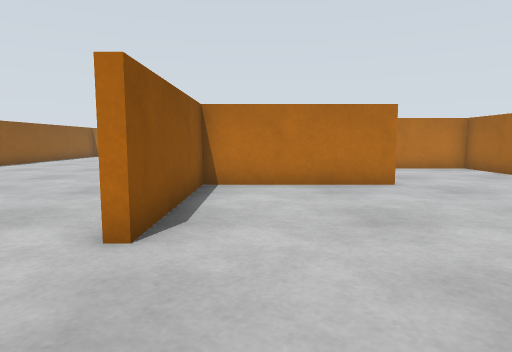
View 1 (above)

23 first-person views from a walk through a robot-simulator world made for Gazebo. The camera is 0.11 m above the floor, tilts 6° down and sees 75° across. The floor is counted in squares, 0.1 m on a side. Each view is taken from the middle of a square. On the plan, view 1 faces up. The plan holds only what a view shows up to about 13 squares ahead; the rest is blank. The place goes on beyond the plan.

View 2
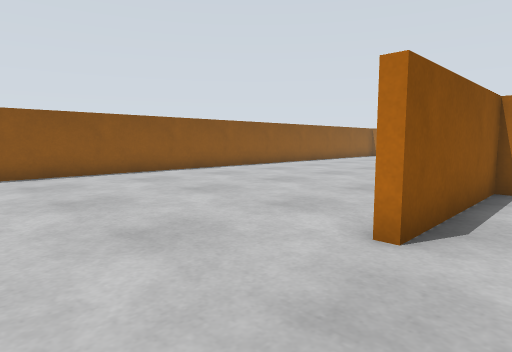

View 3
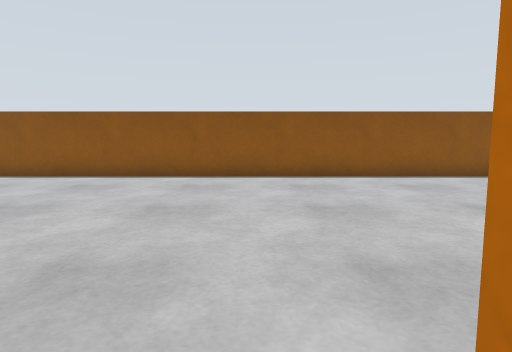

View 4
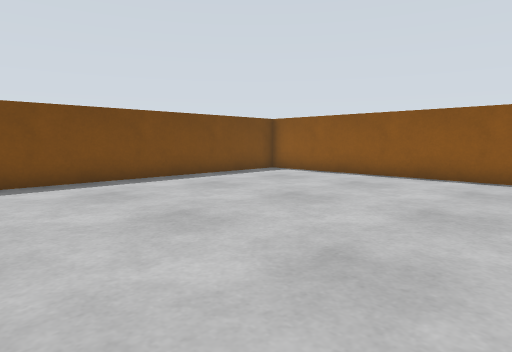

View 5
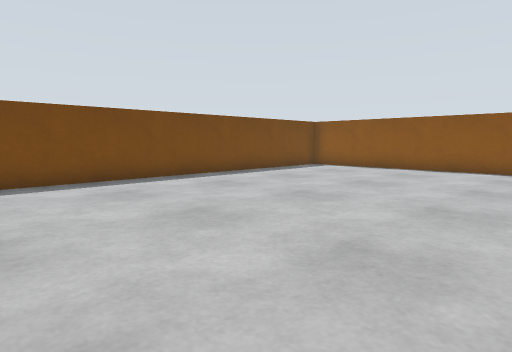

View 6
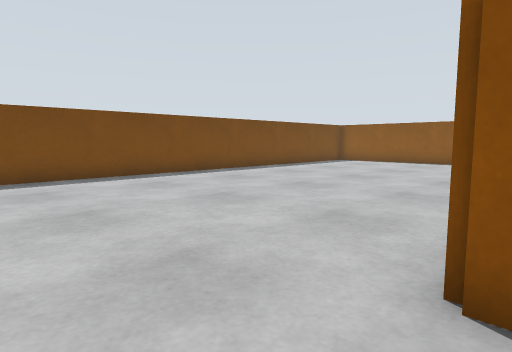

View 7
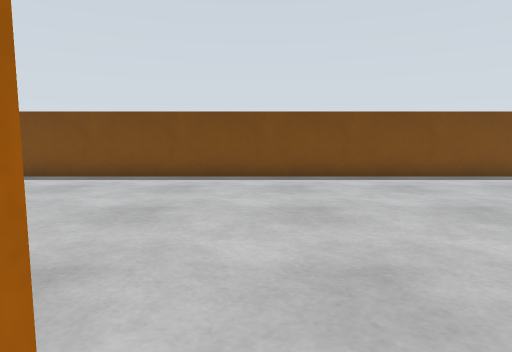

View 8
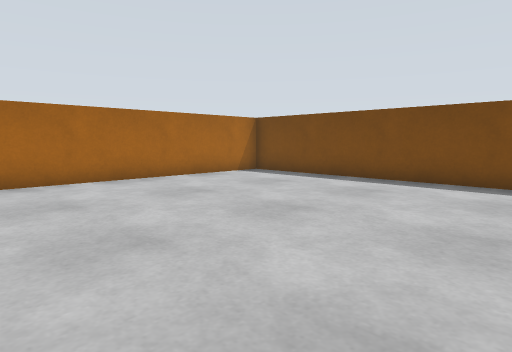

View 9
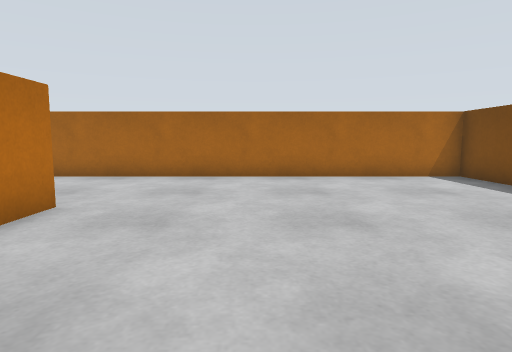

View 10
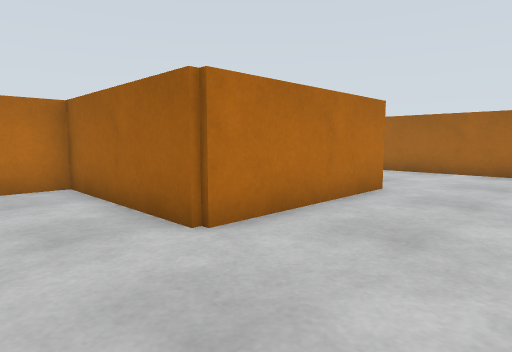

View 11
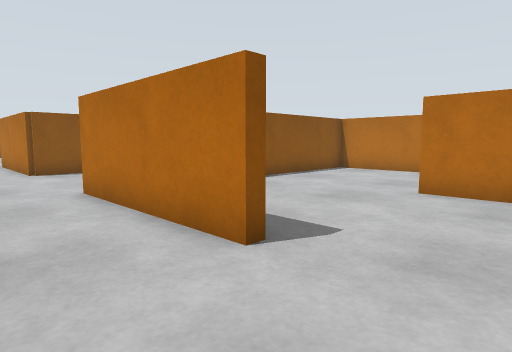

View 12
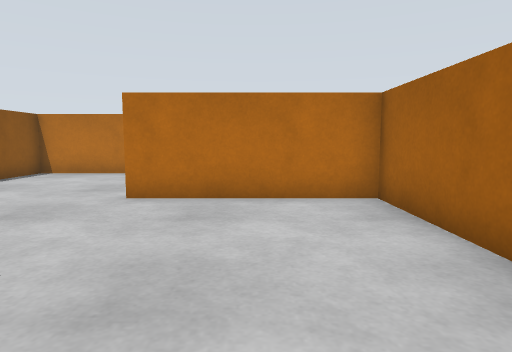

View 13
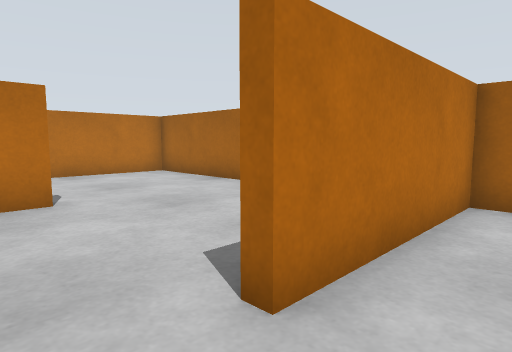

View 14
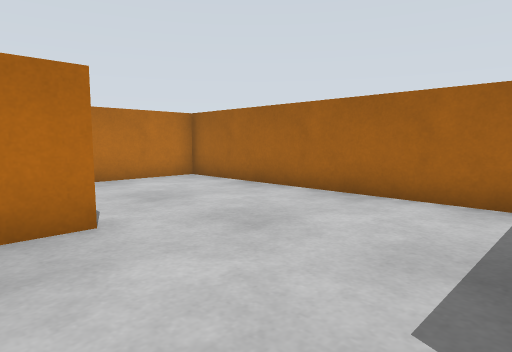

View 15
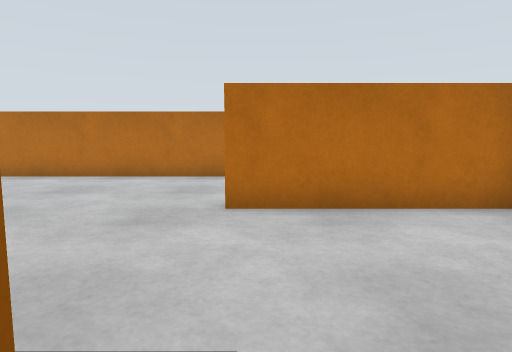

View 16
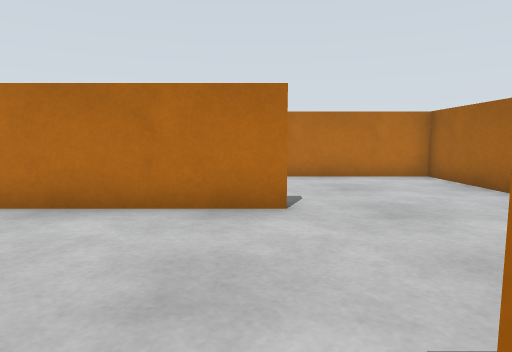

View 17
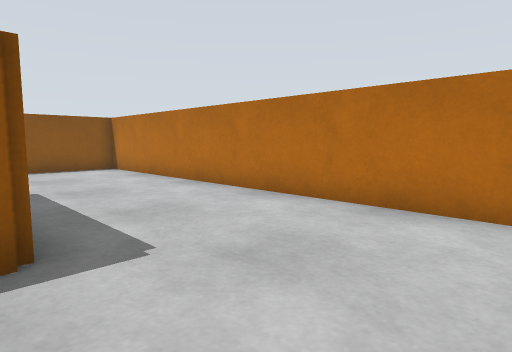

View 18
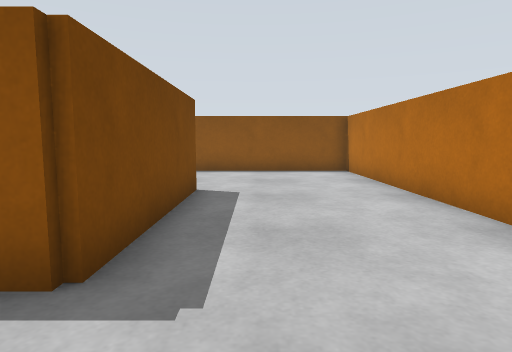

View 19
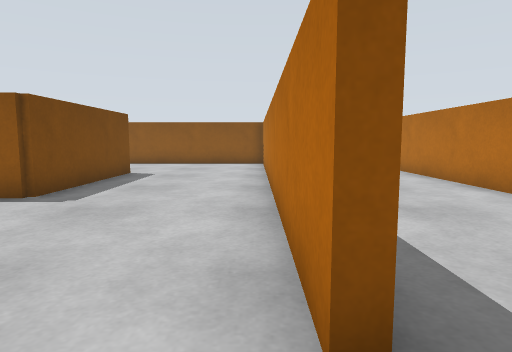

View 20
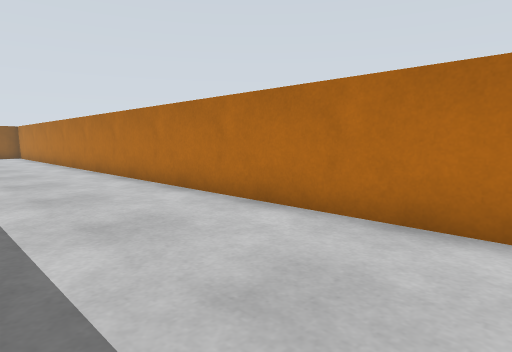

View 21
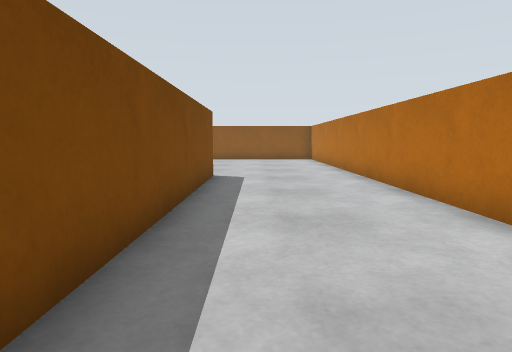

View 22
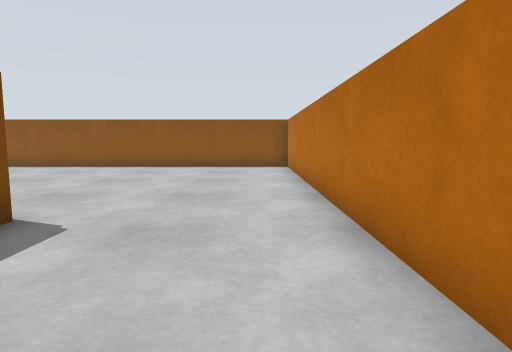

View 23
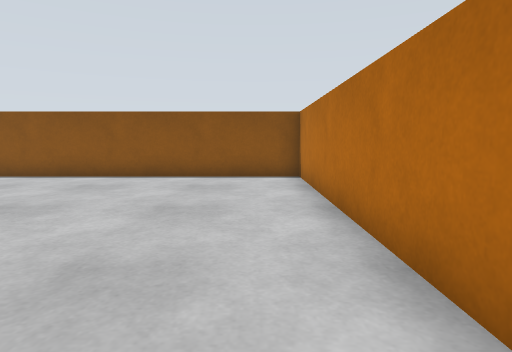

### Floor plan
Points are (right, up) in squares from view 1. A wall is a line through its corners. A room is listed if a view was taken in it or the views show most of it. See-through windows are left out.
Room 1 (views 1, 2, 3, 4, 5, 6, 7, 8, 9, 10, 11, 12, 13, 14, 15, 16, 17, 18, 19, 20, 21, 22, 23)
walls: (3.6, 8.3) (-1.3, 8.3) (-1.3, 3.3) (-1.8, 3.3); (3.7, 0) (3.7, -1.7) (-1.5, -1.7); (8.4, 10.9) (8.4, 13.1); (3.5, 13.7) (8.7, 13.7) (8.7, 13); (13.6, 8.3) (8.7, 8.3) (8.7, 3.8); (13.5, -1.2) (13.5, -1.7) (8.4, -1.7) (8.4, 3.3) (7, 3.3); (-1.5, 18.7) (7.4, 18.7); (-11.4, 7.2) (-11.4, -10.2); (18.4, 4.8) (18.4, 13.3) (13.5, 13.3); (13.5, 18.8) (13.5, 18.4) (-1.3, 18.4) (-1.3, 12.8); (18.4, 19.9) (18.4, 23.4) (-11.4, 23.4) (-11.4, 14); (-10.2, -11.3) (18.4, -11.3) (18.4, 3.3) (13.5, 3.3) (13.5, 3.8)

Where each view was taken, in squares from view 1:
view 1: 0 up, 0 right, facing up
view 2: 0 up, 0 right, facing up-left
view 3: 2 down, 1 left, facing left
view 4: 2 down, 1 left, facing down-left
view 5: 2 down, 2 right, facing down-left
view 6: 1 down, 6 right, facing down-left
view 7: 1 down, 8 right, facing down
view 8: 2 down, 9 right, facing down-right
view 9: 5 down, 8 right, facing right
view 10: 5 down, 6 right, facing up-right
view 11: 4 down, 16 right, facing up-left
view 12: 3 down, 16 right, facing up
view 13: 2 up, 12 right, facing up-right
view 14: 4 up, 12 right, facing up-right
view 15: 8 up, 14 right, facing up
view 16: 13 up, 13 right, facing up
view 17: 13 up, 12 right, facing up-left
view 18: 15 up, 11 right, facing left
view 19: 18 up, 15 right, facing left
view 20: 19 up, 14 right, facing up-left
view 21: 20 up, 9 right, facing left
view 22: 22 up, 3 right, facing left
view 23: 22 up, 1 left, facing left
